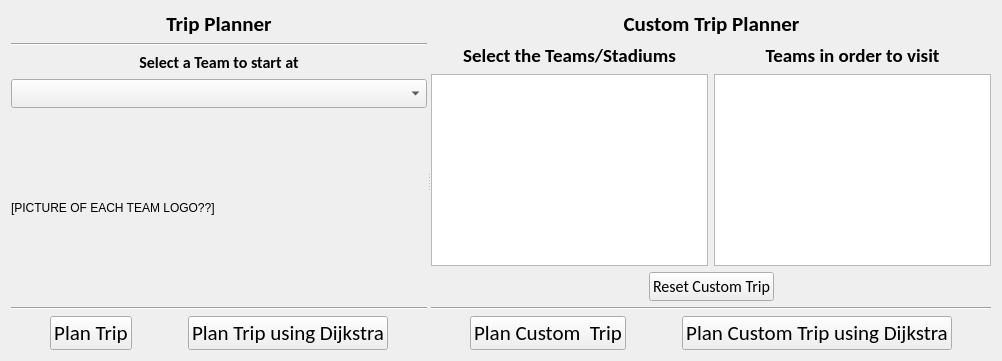
                <widget class="QWidget" name="PlanTrip">
                 <layout class="QHBoxLayout" name="horizontalLayout_18">
                  <item>
                   <widget class="QSplitter" name="splitter">
                    <property name="orientation">
                     <enum>Qt::Horizontal</enum>
                    </property>
                    <widget class="QWidget" name="layoutWidget">
                     <layout class="QVBoxLayout" name="verticalLayout_5">
                      <item>
                       <widget class="QLabel" name="label_4">
                        <property name="sizePolicy">
                         <sizepolicy hsizetype="Expanding" vsizetype="Maximum">
                          <horstretch>0</horstretch>
                          <verstretch>0</verstretch>
                         </sizepolicy>
                        </property>
                        <property name="maximumSize">
                         <size>
                          <width>16777215</width>
                          <height>100</height>
                         </size>
                        </property>
                        <property name="font">
                         <font>
                          <family>Calibri</family>
                          <pointsize>16</pointsize>
                          <weight>75</weight>
                          <bold>true</bold>
                         </font>
                        </property>
                        <property name="text">
                         <string>Trip Planner</string>
                        </property>
                        <property name="alignment">
                         <set>Qt::AlignCenter</set>
                        </property>
                       </widget>
                      </item>
                      <item>
                       <widget class="Line" name="line_4">
                        <property name="orientation">
                         <enum>Qt::Horizontal</enum>
                        </property>
                       </widget>
                      </item>
                      <item>
                       <widget class="QLabel" name="label_8">
                        <property name="sizePolicy">
                         <sizepolicy hsizetype="Expanding" vsizetype="Maximum">
                          <horstretch>0</horstretch>
                          <verstretch>0</verstretch>
                         </sizepolicy>
                        </property>
                        <property name="maximumSize">
                         <size>
                          <width>16777215</width>
                          <height>16777215</height>
                         </size>
                        </property>
                        <property name="font">
                         <font>
                          <family>Calibri</family>
                          <pointsize>12</pointsize>
                          <weight>75</weight>
                          <bold>true</bold>
                         </font>
                        </property>
                        <property name="text">
                         <string>Select a Team to start at</string>
                        </property>
                        <property name="alignment">
                         <set>Qt::AlignCenter</set>
                        </property>
                       </widget>
                      </item>
                      <item>
                       <widget class="QComboBox" name="TripSelectTeam">
                        <property name="sizePolicy">
                         <sizepolicy hsizetype="Expanding" vsizetype="Fixed">
                          <horstretch>0</horstretch>
                          <verstretch>0</verstretch>
                         </sizepolicy>
                        </property>
                        <property name="maximumSize">
                         <size>
                          <width>16777215</width>
                          <height>16777215</height>
                         </size>
                        </property>
                        <property name="font">
                         <font>
                          <family>Calibri</family>
                          <pointsize>12</pointsize>
                         </font>
                        </property>
                       </widget>
                      </item>
                      <item>
                       <widget class="QLabel" name="TeamLogo">
                        <property name="sizePolicy">
                         <sizepolicy hsizetype="Maximum" vsizetype="Expanding">
                          <horstretch>0</horstretch>
                          <verstretch>0</verstretch>
                         </sizepolicy>
                        </property>
                        <property name="maximumSize">
                         <size>
                          <width>400</width>
                          <height>500</height>
                         </size>
                        </property>
                        <property name="text">
                         <string>[PICTURE OF EACH TEAM LOGO??]</string>
                        </property>
                        <property name="wordWrap">
                         <bool>true</bool>
                        </property>
                       </widget>
                      </item>
                      <item>
                       <widget class="Line" name="line_5">
                        <property name="orientation">
                         <enum>Qt::Horizontal</enum>
                        </property>
                       </widget>
                      </item>
                      <item>
                       <layout class="QHBoxLayout" name="horizontalLayout_11">
                        <property name="sizeConstraint">
                         <enum>QLayout::SetMaximumSize</enum>
                        </property>
                        <item>
                         <spacer name="horizontalSpacer_7">
                          <property name="orientation">
                           <enum>Qt::Horizontal</enum>
                          </property>
                          <property name="sizeHint" stdset="0">
                           <size>
                            <width>40</width>
                            <height>20</height>
                           </size>
                          </property>
                         </spacer>
                        </item>
                        <item>
                         <widget class="QPushButton" name="PlanTripButton">
                          <property name="sizePolicy">
                           <sizepolicy hsizetype="Maximum" vsizetype="Maximum">
                            <horstretch>0</horstretch>
                            <verstretch>0</verstretch>
                           </sizepolicy>
                          </property>
                          <property name="maximumSize">
                           <size>
                            <width>300</width>
                            <height>50</height>
                           </size>
                          </property>
                          <property name="font">
                           <font>
                            <family>Calibri</family>
                            <pointsize>16</pointsize>
                           </font>
                          </property>
                          <property name="text">
                           <string>Plan Trip</string>
                          </property>
                         </widget>
                        </item>
                        <item>
                         <spacer name="horizontalSpacer_6">
                          <property name="orientation">
                           <enum>Qt::Horizontal</enum>
                          </property>
                          <property name="sizeType">
                           <enum>QSizePolicy::Maximum</enum>
                          </property>
                          <property name="sizeHint" stdset="0">
                           <size>
                            <width>50</width>
                            <height>20</height>
                           </size>
                          </property>
                         </spacer>
                        </item>
                        <item>
                         <widget class="QPushButton" name="PlanTripDijkstra">
                          <property name="sizePolicy">
                           <sizepolicy hsizetype="Minimum" vsizetype="Minimum">
                            <horstretch>0</horstretch>
                            <verstretch>0</verstretch>
                           </sizepolicy>
                          </property>
                          <property name="maximumSize">
                           <size>
                            <width>300</width>
                            <height>50</height>
                           </size>
                          </property>
                          <property name="font">
                           <font>
                            <family>Calibri</family>
                            <pointsize>16</pointsize>
                           </font>
                          </property>
                          <property name="text">
                           <string>Plan Trip using Dijkstra</string>
                          </property>
                         </widget>
                        </item>
                        <item>
                         <spacer name="horizontalSpacer_8">
                          <property name="orientation">
                           <enum>Qt::Horizontal</enum>
                          </property>
                          <property name="sizeHint" stdset="0">
                           <size>
                            <width>40</width>
                            <height>20</height>
                           </size>
                          </property>
                         </spacer>
                        </item>
                       </layout>
                      </item>
                     </layout>
                    </widget>
                    <widget class="QWidget" name="layoutWidget">
                     <layout class="QVBoxLayout" name="verticalLayout_4">
                      <item>
                       <layout class="QHBoxLayout" name="horizontalLayout_10">
                        <item>
                         <spacer name="horizontalSpacer_2">
                          <property name="orientation">
                           <enum>Qt::Horizontal</enum>
                          </property>
                          <property name="sizeHint" stdset="0">
                           <size>
                            <width>40</width>
                            <height>20</height>
                           </size>
                          </property>
                         </spacer>
                        </item>
                        <item>
                         <widget class="QLabel" name="label_5">
                          <property name="sizePolicy">
                           <sizepolicy hsizetype="Maximum" vsizetype="Preferred">
                            <horstretch>0</horstretch>
                            <verstretch>0</verstretch>
                           </sizepolicy>
                          </property>
                          <property name="maximumSize">
                           <size>
                            <width>250</width>
                            <height>16777215</height>
                           </size>
                          </property>
                          <property name="font">
                           <font>
                            <family>Calibri</family>
                            <pointsize>16</pointsize>
                            <weight>75</weight>
                            <bold>true</bold>
                           </font>
                          </property>
                          <property name="text">
                           <string>Custom Trip Planner</string>
                          </property>
                          <property name="alignment">
                           <set>Qt::AlignCenter</set>
                          </property>
                         </widget>
                        </item>
                        <item>
                         <spacer name="horizontalSpacer_3">
                          <property name="orientation">
                           <enum>Qt::Horizontal</enum>
                          </property>
                          <property name="sizeHint" stdset="0">
                           <size>
                            <width>40</width>
                            <height>20</height>
                           </size>
                          </property>
                         </spacer>
                        </item>
                       </layout>
                      </item>
                      <item>
                       <layout class="QGridLayout" name="gridLayout">
                        <item row="0" column="0">
                         <widget class="QLabel" name="label_7">
                          <property name="sizePolicy">
                           <sizepolicy hsizetype="Expanding" vsizetype="Preferred">
                            <horstretch>0</horstretch>
                            <verstretch>0</verstretch>
                           </sizepolicy>
                          </property>
                          <property name="maximumSize">
                           <size>
                            <width>16777215</width>
                            <height>16777215</height>
                           </size>
                          </property>
                          <property name="font">
                           <font>
                            <family>Calibri</family>
                            <pointsize>14</pointsize>
                            <weight>75</weight>
                            <bold>true</bold>
                           </font>
                          </property>
                          <property name="text">
                           <string>Select the Teams/Stadiums</string>
                          </property>
                          <property name="alignment">
                           <set>Qt::AlignCenter</set>
                          </property>
                         </widget>
                        </item>
                        <item row="0" column="1">
                         <widget class="QLabel" name="label_6">
                          <property name="sizePolicy">
                           <sizepolicy hsizetype="Expanding" vsizetype="Preferred">
                            <horstretch>0</horstretch>
                            <verstretch>0</verstretch>
                           </sizepolicy>
                          </property>
                          <property name="maximumSize">
                           <size>
                            <width>16777215</width>
                            <height>16777215</height>
                           </size>
                          </property>
                          <property name="font">
                           <font>
                            <family>Calibri</family>
                            <pointsize>14</pointsize>
                            <weight>75</weight>
                            <bold>true</bold>
                           </font>
                          </property>
                          <property name="text">
                           <string>Teams in order to visit</string>
                          </property>
                          <property name="alignment">
                           <set>Qt::AlignCenter</set>
                          </property>
                         </widget>
                        </item>
                        <item row="1" column="0">
                         <widget class="QListWidget" name="CustomTripSelect">
                          <property name="font">
                           <font>
                            <family>Calibri</family>
                            <pointsize>12</pointsize>
                           </font>
                          </property>
                          <property name="toolTip">
                           <string>Double Click the team you want to add to your trip!</string>
                          </property>
                         </widget>
                        </item>
                        <item row="1" column="1">
                         <widget class="QListWidget" name="CustomTripSELECTED">
                          <property name="font">
                           <font>
                            <family>Calibri</family>
                            <pointsize>12</pointsize>
                           </font>
                          </property>
                          <property name="toolTip">
                           <string>Double Click the team you want to add to your trip!</string>
                          </property>
                         </widget>
                        </item>
                       </layout>
                      </item>
                      <item>
                       <layout class="QHBoxLayout" name="horizontalLayout_9">
                        <item>
                         <spacer name="horizontalSpacer_4">
                          <property name="orientation">
                           <enum>Qt::Horizontal</enum>
                          </property>
                          <property name="sizeHint" stdset="0">
                           <size>
                            <width>40</width>
                            <height>20</height>
                           </size>
                          </property>
                         </spacer>
                        </item>
                        <item>
                         <widget class="QPushButton" name="ResetTrip">
                          <property name="maximumSize">
                           <size>
                            <width>250</width>
                            <height>16777215</height>
                           </size>
                          </property>
                          <property name="font">
                           <font>
                            <family>Calibri</family>
                            <pointsize>12</pointsize>
                           </font>
                          </property>
                          <property name="text">
                           <string>Reset Custom Trip</string>
                          </property>
                         </widget>
                        </item>
                        <item>
                         <spacer name="horizontalSpacer_5">
                          <property name="orientation">
                           <enum>Qt::Horizontal</enum>
                          </property>
                          <property name="sizeHint" stdset="0">
                           <size>
                            <width>40</width>
                            <height>20</height>
                           </size>
                          </property>
                         </spacer>
                        </item>
                       </layout>
                      </item>
                      <item>
                       <widget class="Line" name="line_3">
                        <property name="orientation">
                         <enum>Qt::Horizontal</enum>
                        </property>
                       </widget>
                      </item>
                      <item>
                       <layout class="QHBoxLayout" name="horizontalLayout_17">
                        <property name="sizeConstraint">
                         <enum>QLayout::SetMaximumSize</enum>
                        </property>
                        <item>
                         <spacer name="horizontalSpacer_16">
                          <property name="orientation">
                           <enum>Qt::Horizontal</enum>
                          </property>
                          <property name="sizeHint" stdset="0">
                           <size>
                            <width>40</width>
                            <height>20</height>
                           </size>
                          </property>
                         </spacer>
                        </item>
                        <item>
                         <widget class="QPushButton" name="PlanCustomTripButton">
                          <property name="sizePolicy">
                           <sizepolicy hsizetype="Maximum" vsizetype="Maximum">
                            <horstretch>0</horstretch>
                            <verstretch>0</verstretch>
                           </sizepolicy>
                          </property>
                          <property name="maximumSize">
                           <size>
                            <width>300</width>
                            <height>50</height>
                           </size>
                          </property>
                          <property name="font">
                           <font>
                            <family>Calibri</family>
                            <pointsize>16</pointsize>
                           </font>
                          </property>
                          <property name="text">
                           <string>Plan Custom  Trip</string>
                          </property>
                         </widget>
                        </item>
                        <item>
                         <spacer name="horizontalSpacer_17">
                          <property name="orientation">
                           <enum>Qt::Horizontal</enum>
                          </property>
                          <property name="sizeType">
                           <enum>QSizePolicy::Maximum</enum>
                          </property>
                          <property name="sizeHint" stdset="0">
                           <size>
                            <width>50</width>
                            <height>20</height>
                           </size>
                          </property>
                         </spacer>
                        </item>
                        <item>
                         <widget class="QPushButton" name="PlanCustomTripDijkstra">
                          <property name="sizePolicy">
                           <sizepolicy hsizetype="Minimum" vsizetype="Minimum">
                            <horstretch>0</horstretch>
                            <verstretch>0</verstretch>
                           </sizepolicy>
                          </property>
                          <property name="maximumSize">
                           <size>
                            <width>300</width>
                            <height>50</height>
                           </size>
                          </property>
                          <property name="font">
                           <font>
                            <family>Calibri</family>
                            <pointsize>16</pointsize>
                           </font>
                          </property>
                          <property name="text">
                           <string>Plan Custom Trip using Dijkstra</string>
                          </property>
                         </widget>
                        </item>
                        <item>
                         <spacer name="horizontalSpacer_18">
                          <property name="orientation">
                           <enum>Qt::Horizontal</enum>
                          </property>
                          <property name="sizeHint" stdset="0">
                           <size>
                            <width>40</width>
                            <height>20</height>
                           </size>
                          </property>
                         </spacer>
                        </item>
                       </layout>
                      </item>
                     </layout>
                    </widget>
                   </widget>
                  </item>
                 </layout>
                </widget>
